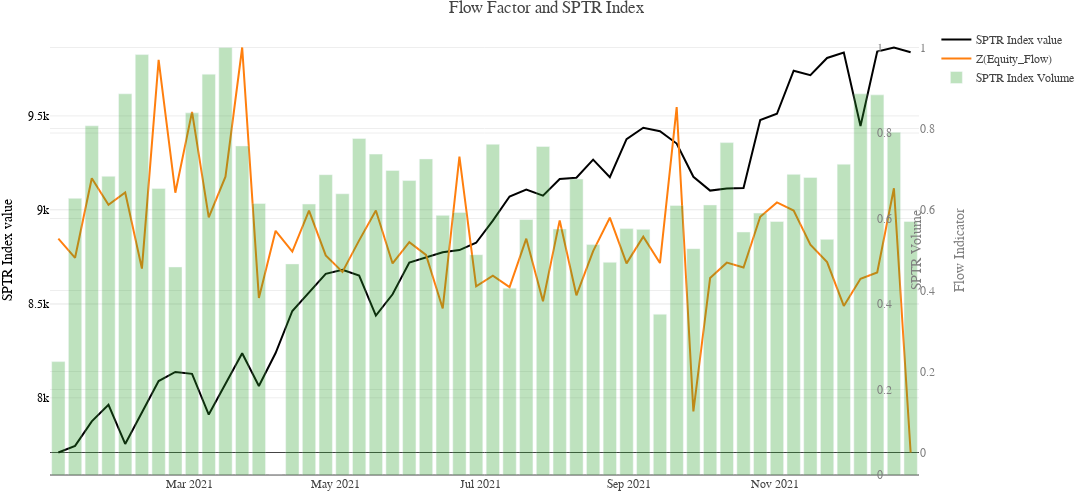

Write notebook code for a chart like this one.
### Code cell
plot_df = flow_weekly_dataset[(flow_weekly_dataset['t_date']>dt.datetime(2021,1,1)) & (flow_weekly_dataset['t_date']<=dt.datetime(2022,1,1))].copy()

fig = go.Figure()

fig.add_trace(
    go.Scatter(x=plot_df['t_date'],
                y=plot_df['SPTR Index value'],
                name = 'SPTR Index value',
                yaxis="y",))

fig.add_trace(
    go.Scatter(x=plot_df['t_date'],
                y=(plot_df['Z(Equity_Flow)'] - plot_df['Z(Equity_Flow)'].min()) / (plot_df['Z(Equity_Flow)'].max() - plot_df['Z(Equity_Flow)'].min()),
                name = 'Z(Equity_Flow)',
                yaxis = "y2",))

fig.add_trace(
    go.Bar( x=plot_df['t_date'],
                y=(plot_df['SPTR Index Volume']- plot_df['SPTR Index Volume'].min()) / (plot_df['SPTR Index Volume'].max() - plot_df['SPTR Index Volume'].min()),
                name = 'SPTR Index Volume',
                yaxis = "y3",
                opacity=0.3))


fig.update_layout(template=temp,
                  title='Flow Factor and SPTR Index', 
                  hovermode='closest',
                  margin=dict(l=50, r=50, t=25, b=25),
                  height=500, 
                  width=1600, 
                  showlegend=True,

                xaxis=dict(domain=[0.65, 0.35]),

                yaxis = dict(title="SPTR Index value",
                            titlefont=dict(color="black"),
                            tickfont=dict(color="black")),
                
                yaxis2 = dict(title="Flow Indicator",
                            titlefont=dict(color="gray"),
                            tickfont=dict(color="gray"),
                            overlaying="y", # specifyinfg y - axis has to be separated
                            side="right"), # specifying the side the axis should be present

                yaxis3 = dict(title="SPTR Volume",
                            titlefont=dict(color="gray"),
                            tickfont=dict(color="gray"),
                            overlaying="y", # specifyinfg y - axis has to be separated
                            side="right",
                            position=0.95,), # specifying the side the axis should be present
    )


# fig.update_traces(textposition="top right")
fig.data[0].line.color = "Black"
# fig.data[1].line.color = "Black"
fig.show()

### Figure 1 — Plotly figure (JSON) as saved in the notebook; plotly's stock layout.template omitted (floating-point values rounded to 4 significant figures)
{"data": [{"line": {"color": "Black"}, "name": "SPTR Index value", "type": "scatter", "x": ["2021-01-05T00:00:00", "2021-01-12T00:00:00", "2021-01-19T00:00:00", "2021-01-26T00:00:00", "2021-02-02T00:00:00", "2021-02-09T00:00:00", "2021-02-16T00:00:00", "2021-02-23T00:00:00", "2021-03-02T00:00:00", "2021-03-09T00:00:00", "2021-03-16T00:00:00", "2021-03-23T00:00:00", "2021-03-30T00:00:00", "2021-04-06T00:00:00", "2021-04-13T00:00:00", "2021-04-20T00:00:00", "2021-04-27T00:00:00", "2021-05-04T00:00:00", "2021-05-11T00:00:00", "2021-05-18T00:00:00", "2021-05-25T00:00:00", "2021-06-01T00:00:00", "2021-06-08T00:00:00", "2021-06-15T00:00:00", "2021-06-22T00:00:00", "2021-06-29T00:00:00", "2021-07-06T00:00:00", "2021-07-13T00:00:00", "2021-07-20T00:00:00", "2021-07-27T00:00:00", "2021-08-03T00:00:00", "2021-08-10T00:00:00", "2021-08-17T00:00:00", "2021-08-24T00:00:00", "2021-08-31T00:00:00", "2021-09-07T00:00:00", "2021-09-14T00:00:00", "2021-09-21T00:00:00", "2021-09-28T00:00:00", "2021-10-05T00:00:00", "2021-10-12T00:00:00", "2021-10-19T00:00:00", "2021-10-26T00:00:00", "2021-11-02T00:00:00", "2021-11-09T00:00:00", "2021-11-16T00:00:00", "2021-11-23T00:00:00", "2021-11-30T00:00:00", "2021-12-07T00:00:00", "2021-12-14T00:00:00", "2021-12-21T00:00:00", "2021-12-28T00:00:00"], "y": [7709.0, 7744.0, 7875.0, 7963.0, 7755.0, 7921.0, 8089.0, 8138.0, 8127.0, 7911.0, 8078.0, 8237.0, 8063.0, 8238.0, 8462.0, 8558.0, 8660.0, 8681.0, 8650.0, 8437.0, 8551.0, 8720.0, 8748.0, 8774.0, 8786.0, 8825.0, 8943.0, 9071.0, 9108.0, 9076.0, 9165.0, 9171.0, 9267.0, 9174.0, 9376, 9437.0, 9419.0, 9353.0, 9176.0, 9103.0, 9113.0, 9116.0, 9478.0, 9511.0, 9740.0, 9717.0, 9808.0, 9838.0, 9446.0, 9843.0, 9864.0, 9839.0], "yaxis": "y"}, {"name": "Z(Equity_Flow)", "type": "scatter", "x": ["2021-01-05T00:00:00", "2021-01-12T00:00:00", "2021-01-19T00:00:00", "2021-01-26T00:00:00", "2021-02-02T00:00:00", "2021-02-09T00:00:00", "2021-02-16T00:00:00", "2021-02-23T00:00:00", "2021-03-02T00:00:00", "2021-03-09T00:00:00", "2021-03-16T00:00:00", "2021-03-23T00:00:00", "2021-03-30T00:00:00", "2021-04-06T00:00:00", "2021-04-13T00:00:00", "2021-04-20T00:00:00", "2021-04-27T00:00:00", "2021-05-04T00:00:00", "2021-05-11T00:00:00", "2021-05-18T00:00:00", "2021-05-25T00:00:00", "2021-06-01T00:00:00", "2021-06-08T00:00:00", "2021-06-15T00:00:00", "2021-06-22T00:00:00", "2021-06-29T00:00:00", "2021-07-06T00:00:00", "2021-07-13T00:00:00", "2021-07-20T00:00:00", "2021-07-27T00:00:00", "2021-08-03T00:00:00", "2021-08-10T00:00:00", "2021-08-17T00:00:00", "2021-08-24T00:00:00", "2021-08-31T00:00:00", "2021-09-07T00:00:00", "2021-09-14T00:00:00", "2021-09-21T00:00:00", "2021-09-28T00:00:00", "2021-10-05T00:00:00", "2021-10-12T00:00:00", "2021-10-19T00:00:00", "2021-10-26T00:00:00", "2021-11-02T00:00:00", "2021-11-09T00:00:00", "2021-11-16T00:00:00", "2021-11-23T00:00:00", "2021-11-30T00:00:00", "2021-12-07T00:00:00", "2021-12-14T00:00:00", "2021-12-21T00:00:00", "2021-12-28T00:00:00"], "y": [0.5282, 0.4807, 0.6771, 0.6116, 0.6421, 0.4542, 0.9694, 0.6414, 0.841, 0.5808, 0.6812, 1, 0.3817, 0.5475, 0.4962, 0.5972, 0.4865, 0.4458, 0.5238, 0.5974, 0.4667, 0.5193, 0.4877, 0.3557, 0.7307, 0.4101, 0.4368, 0.4084, 0.5279, 0.3736, 0.573, 0.3881, 0.4975, 0.5798, 0.4669, 0.533, 0.4678, 0.853, 0.1016, 0.4306, 0.4688, 0.4567, 0.5822, 0.6174, 0.5976, 0.5132, 0.4702, 0.3619, 0.4289, 0.4446, 0.6524, 0], "yaxis": "y2"}, {"name": "SPTR Index Volume", "opacity": 0.3, "type": "bar", "x": ["2021-01-05T00:00:00", "2021-01-12T00:00:00", "2021-01-19T00:00:00", "2021-01-26T00:00:00", "2021-02-02T00:00:00", "2021-02-09T00:00:00", "2021-02-16T00:00:00", "2021-02-23T00:00:00", "2021-03-02T00:00:00", "2021-03-09T00:00:00", "2021-03-16T00:00:00", "2021-03-23T00:00:00", "2021-03-30T00:00:00", "2021-04-06T00:00:00", "2021-04-13T00:00:00", "2021-04-20T00:00:00", "2021-04-27T00:00:00", "2021-05-04T00:00:00", "2021-05-11T00:00:00", "2021-05-18T00:00:00", "2021-05-25T00:00:00", "2021-06-01T00:00:00", "2021-06-08T00:00:00", "2021-06-15T00:00:00", "2021-06-22T00:00:00", "2021-06-29T00:00:00", "2021-07-06T00:00:00", "2021-07-13T00:00:00", "2021-07-20T00:00:00", "2021-07-27T00:00:00", "2021-08-03T00:00:00", "2021-08-10T00:00:00", "2021-08-17T00:00:00", "2021-08-24T00:00:00", "2021-08-31T00:00:00", "2021-09-07T00:00:00", "2021-09-14T00:00:00", "2021-09-21T00:00:00", "2021-09-28T00:00:00", "2021-10-05T00:00:00", "2021-10-12T00:00:00", "2021-10-19T00:00:00", "2021-10-26T00:00:00", "2021-11-02T00:00:00", "2021-11-09T00:00:00", "2021-11-16T00:00:00", "2021-11-23T00:00:00", "2021-11-30T00:00:00", "2021-12-07T00:00:00", "2021-12-14T00:00:00", "2021-12-21T00:00:00", "2021-12-28T00:00:00"], "y": [0.2652, 0.6473, 0.8169, 0.6988, 0.8917, 0.9834, 0.6702, 0.4867, 0.8471, 0.9377, 1, 0.7698, 0.6353, 0, 0.4938, 0.6338, 0.7025, 0.6579, 0.7873, 0.7506, 0.7125, 0.6888, 0.7395, 0.6073, 0.6142, 0.5154, 0.7737, 0.4371, 0.5976, 0.7684, 0.5757, 0.6924, 0.539, 0.4977, 0.5764, 0.5746, 0.3762, 0.6305, 0.5294, 0.6317, 0.7775, 0.5684, 0.6127, 0.5931, 0.7032, 0.6959, 0.5512, 0.7271, 0.8917, 0.8892, 0.8019, 0.5931], "yaxis": "y3"}], "layout": {"height": 500, "hovermode": "closest", "margin": {"b": 25, "l": 50, "r": 50, "t": 25}, "showlegend": true, "title": {"text": "Flow Factor and SPTR Index"}, "width": 1600, "xaxis": {"domain": [0.65, 0.35]}, "yaxis": {"tickfont": {"color": "black"}, "title": {"font": {"color": "black"}, "text": "SPTR Index value"}}, "yaxis2": {"overlaying": "y", "side": "right", "tickfont": {"color": "gray"}, "title": {"font": {"color": "gray"}, "text": "Flow Indicator"}}, "yaxis3": {"overlaying": "y", "position": 0.95, "side": "right", "tickfont": {"color": "gray"}, "title": {"font": {"color": "gray"}, "text": "SPTR Volume"}}}}
